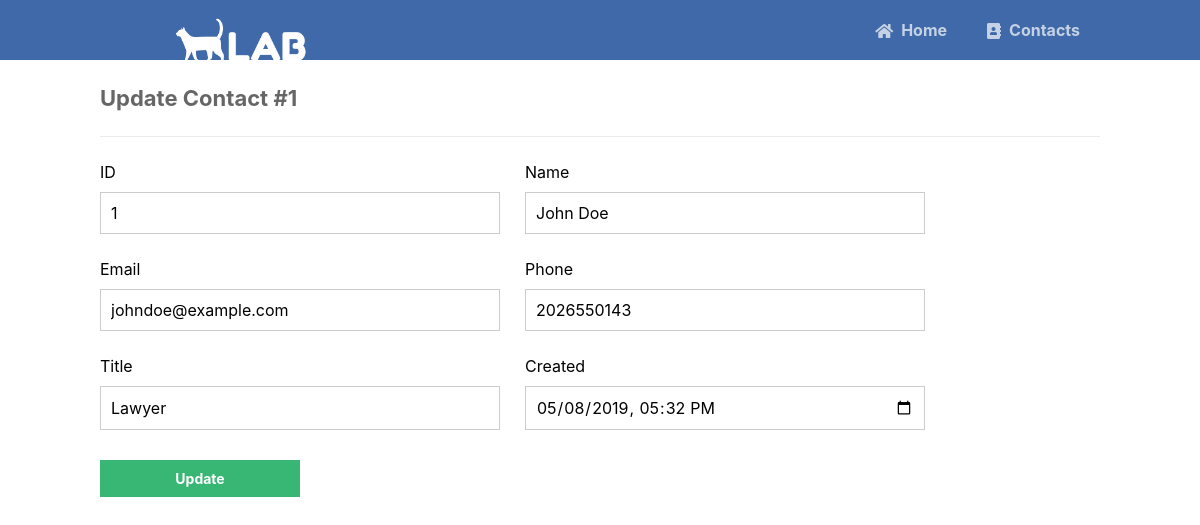
Page /update.php?id=1 on the committed database.
### tables this page shows
CREATE TABLE IF NOT EXISTS contacts (
    id SERIAL PRIMARY KEY,
    name VARCHAR(255) NOT NULL,
    email VARCHAR(255) NOT NULL,
    phone VARCHAR(255) NOT NULL,
    title VARCHAR(255) NOT NULL,
    created TIMESTAMP NOT NULL DEFAULT CURRENT_TIMESTAMP
);

### update.php (the view, shortened to what this page needs)
<?php
include 'functions.php';
$pdo = pdo_connect_mysql();
if (isset($_GET['id'])) {
    $stmt = $pdo->prepare('SELECT * FROM contacts WHERE id = ?');
    $stmt->execute([$_GET['id']]);
    $contact = $stmt->fetch(PDO::FETCH_ASSOC);
} else {
    exit('No ID specified!');
}
?>
<?=template_header('Read')?>
<div class="content update">
	<h2>Update Contact #<?=$contact['id']?></h2>
    <form action="update.php?id=<?=$contact['id']?>" method="post">
        <label for="id">ID</label>
        <label for="name">Name</label>
        <input type="text" name="id" placeholder="1" value="<?=$contact['id']?>" id="id">
        <input type="text" name="name" placeholder="John Doe" value="<?=$contact['name']?>" id="name">
        <label for="email">Email</label>
        <label for="phone">Phone</label>
        <input type="text" name="email" placeholder="johndoe@example.com" value="<?=$contact['email']?>" id="email">
        <input type="text" name="phone" placeholder="2025550143" value="<?=$contact['phone']?>" id="phone">
        <label for="title">Title</label>
        <label for="created">Created</label>
        <input type="text" name="title" placeholder="Employee" value="<?=$contact['title']?>" id="title">
        <input type="datetime-local" name="created" value="<?=date('Y-m-d\TH:i', strtotime($contact['created']))?>" id="created">
        <input type="submit" value="Update">
    </form>
</div>
<?=template_footer()?>

### style.css (style rules this page uses)
* { box-sizing: border-box; font-family: -apple-system, BlinkMacSystemFont, "segoe ui", roboto, oxygen, ubuntu, cantarell, "fira sans", "droid sans", "helvetica neue", Arial, sans-serif; font-size: 16px; -webkit-font-smoothing: antialiased; -moz-osx-font-smoothing: grayscale; }
body { background-color: #FFFFFF; margin: 0; }
.content { width: 1000px; margin: 0 auto; }
.content h2 { margin: 0; padding: 25px 0; font-size: 22px; border-bottom: 1px solid #ebebeb; color: #666666; }
.update form { padding: 15px 0; display: flex; flex-flow: wrap; }
.update form label { display: inline-flex; width: 400px; padding: 10px 0; margin-right: 25px; }
.update form input { padding: 10px; width: 400px; margin-right: 25px; margin-bottom: 15px; border: 1px solid #cccccc; }
.update form input[type="submit"] { display: block; background-color: #38b673; border: 0; font-weight: bold; font-size: 14px; color: #FFFFFF; cursor: pointer; width: 200px; margin-top: 15px; }

### rows in the picture
contacts: id "1", name "John Doe", email "johndoe@example.com", phone "2026550143", title "Lawyer", created "05/08/2019 17:32"
